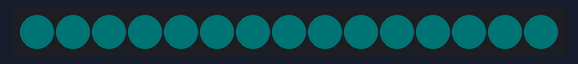
Bench run of a program on a simulated Raspberry Pi Pico running MicroPython. Shown: 15 RGB LEDs in strip order, left to right. Dim RGB values are drawn brighter than linear.

Above: at 0.15 s.
At 39.54 s:
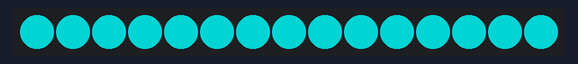

The program:

Day12-7.py
```python
import time
from machine import Pin
from neopixel import NeoPixel

strip = NeoPixel(Pin(28), 15)
delay = 0.01 # fade speed

while True:
    for i in range (1,128,1): # iterate from 1 - 255 in steps of 1
        strip.fill((0,i,i))
        strip.write()
        time.sleep(delay)

    for i in range (128,1,-1):
        strip.fill((0,i,i))
        strip.write()
        time.sleep(delay)
```
